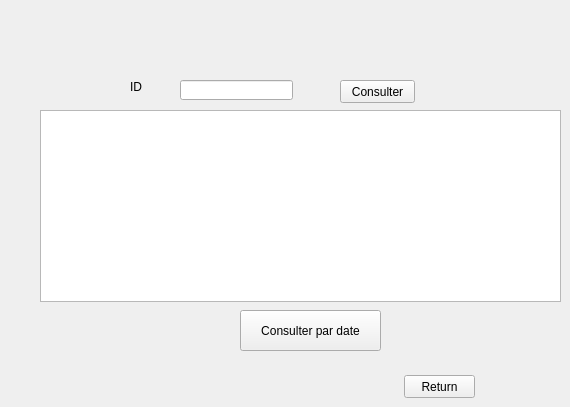
   <widget class="QWidget" name="page_16">
    <widget class="QLineEdit" name="e_id_4">
     <property name="geometry">
      <rect>
       <x>180</x>
       <y>80</y>
       <width>113</width>
       <height>20</height>
      </rect>
     </property>
    </widget>
    <widget class="QTableView" name="tableView_9">
     <property name="geometry">
      <rect>
       <x>40</x>
       <y>110</y>
       <width>521</width>
       <height>192</height>
      </rect>
     </property>
    </widget>
    <widget class="QPushButton" name="pushButton_46">
     <property name="geometry">
      <rect>
       <x>240</x>
       <y>310</y>
       <width>141</width>
       <height>41</height>
      </rect>
     </property>
     <property name="text">
      <string>Consulter par date</string>
     </property>
    </widget>
    <widget class="QPushButton" name="pushButton_47">
     <property name="geometry">
      <rect>
       <x>340</x>
       <y>80</y>
       <width>75</width>
       <height>23</height>
      </rect>
     </property>
     <property name="text">
      <string>Consulter</string>
     </property>
    </widget>
    <widget class="QLabel" name="label_52">
     <property name="geometry">
      <rect>
       <x>130</x>
       <y>80</y>
       <width>47</width>
       <height>13</height>
      </rect>
     </property>
     <property name="text">
      <string>ID</string>
     </property>
    </widget>
    <widget class="QPushButton" name="pushButton_64">
     <property name="geometry">
      <rect>
       <x>404</x>
       <y>375</y>
       <width>71</width>
       <height>23</height>
      </rect>
     </property>
     <property name="text">
      <string>Return</string>
     </property>
    </widget>
   </widget>
